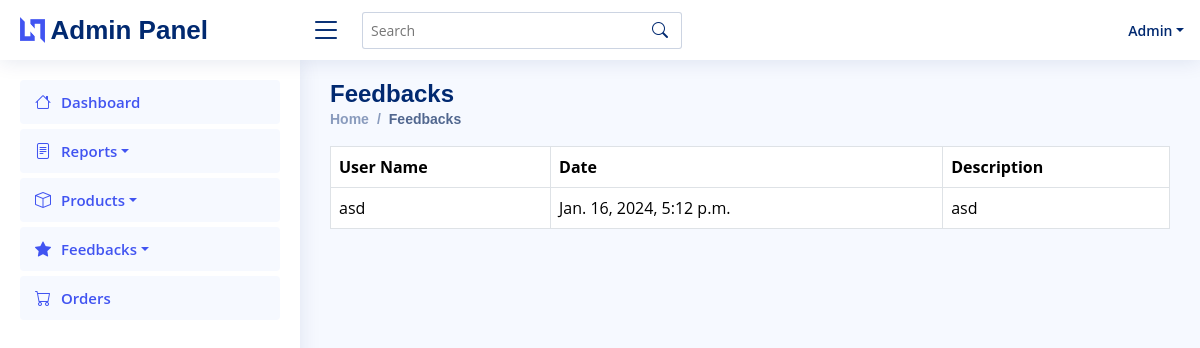
The page /feedback_details/ on the database its author committed.
### finer/models.py (models this page shows, shortened)
class Feedback(models.Model):
    user = models.ForeignKey(User, on_delete=models.CASCADE)
    date = models.DateTimeField(default=timezone.now)
    text = models.TextField()

class User(models.Model):
    name = models.CharField(max_length=255)
    email = models.EmailField(unique=True)
    username = models.CharField(max_length=255, unique=True)
    password = models.CharField(max_length=255)

### finer/views.py (the view)
# urls.py: path('feedback_details/', views.feedback_details, name='feedback_details'),
def feedback_details(request):
    feedbacks = Feedback.objects.all()
    return render(request, 'feedback.html', {'feedbacks': feedbacks})
    return redirect('user_home')

### finer/templates/feedback.html (shortened to what this page needs)
{% load static %}
<!DOCTYPE html>
<html lang="en">
<head>
<link href="{% static 'assets/vendor/bootstrap/css/bootstrap.min.css' %}" rel="stylesheet">
<link href="{% static 'assets/vendor/bootstrap-icons/bootstrap-icons.css' %}" rel="stylesheet">
<link href="{% static 'assets/vendor/boxicons/css/boxicons.min.css' %}" rel="stylesheet">
<link href="{% static 'assets/vendor/quill/quill.snow.css' %}" rel="stylesheet">
<link href="{% static 'assets/vendor/quill/quill.bubble.css' %}" rel="stylesheet">
<link href="{% static 'assets/vendor/remixicon/remixicon.css' %}" rel="stylesheet">
<link href="{% static 'assets/vendor/simple-datatables/style.css' %}" rel="stylesheet">
<link href="{% static 'assets/css/style.css' %}" rel="stylesheet">
</head>
<body>
  <header id="header" class="header fixed-top d-flex align-items-center">
    <div class="d-flex align-items-center justify-content-between">
      <a href="index.html" class="logo d-flex align-items-center">
        <img src="{% static 'assets/img/logo.png' %}" alt="">
        <span class="d-none d-lg-block">Admin Panel </span>
      </a>
      <i class="bi bi-list toggle-sidebar-btn"></i>
    </div>
    <div class="search-bar">
      <form class="search-form d-flex align-items-center" method="POST" action="#">
        <input type="text" name="query" placeholder="Search" title="Enter search keyword">
        <button type="submit" title="Search"><i class="bi bi-search"></i></button>
      </form>
    </div>
    <nav class="header-nav ms-auto">
      <ul class="d-flex align-items-center">
        <li class="nav-item dropdown">
        <li class="nav-item dropdown pe-3">
          <a class="nav-link nav-profile d-flex align-items-center pe-0" href="#" data-bs-toggle="dropdown">
            <span class="d-none d-md-block dropdown-toggle ps-2">Admin</span>
          </a>
        </li>
      </ul>
    </nav>
  </header>
  <aside id="sidebar" class="sidebar">
    <ul class="sidebar-nav" id="sidebar-nav">
    <li class="nav-item">
  <a class="nav-link" href="{%url 'admin_home' %}">
    <i class="bi bi-house"></i>
    <span>Dashboard</span>
  </a>
</li>
<li class="nav-item">
  <a class="nav-link dropdown-toggle" href="#" role="button" data-bs-toggle="dropdown" aria-haspopup="true" aria-expanded="false">
    <i class="bi bi-file-text"></i>
    <span>Reports</span>
  </a>
</li>
<li class="nav-item">
  <a class="nav-link dropdown-toggle" href="#" role="button" data-bs-toggle="dropdown" aria-haspopup="true" aria-expanded="false" id="products-link">
    <i class="bi bi-box"></i>
    <span>Products</span>
  </a>
</li>
<li class="nav-item">
  <a class="nav-link dropdown-toggle" href="#" role="button" data-bs-toggle="dropdown" aria-haspopup="true" aria-expanded="false" id="products-link">
    <i class="bi bi-star-fill"></i>
    <span>Feedbacks</span>
  </a>
</li>
<li class="nav-item">
  <a class="nav-link" href="{% url 'view_orders' %}">
    <i class="bi bi-cart"></i>
    <span>Orders</span>
  </a>
</li>
  </aside>
  <main id="main" class="main">
  <div class="pagetitle">
    <h1>Feedbacks</h1>
    <nav>
      <ol class="breadcrumb">
        <li class="breadcrumb-item"><a href="{% url 'admin_home' %}">Home</a></li>
        <li class="breadcrumb-item active">Feedbacks</li>
      </ol>
    </nav>
  </div>
  <section class="section orders">
    <div class="row">
      <div class="col-lg-12">
        <div class="table-responsive">
          <table class="table table-bordered">
            <thead>
              <tr>
                <th>User Name</th>
                <th>Date</th>
                <th>Description</th>
              </tr>
            </thead>
            <tbody>
              {% for feedback in feedbacks %}
              <tr>
                <td>{{ feedback.user.username }}</td>
                <td>{{ feedback.date }}</td>
                <td>{{ feedback.text }}</td>
              </tr>
              {% endfor %}
            </tbody>
          </table>
        </div>
      </section>
    </main>
</body>
</html>

### finer/static/assets/css/style.css (style rules this page uses)
:root { scroll-behavior: smooth; }
body { font-family: "Open Sans", sans-serif; background: #f6f9ff; color: #444444; }
a { color: #4154f1; text-decoration: none; }
h1, h2, h3, h4, h5, h6 { font-family: "Nunito", sans-serif; }
#main { margin-top: 60px; padding: 20px 30px; transition: all 0.3s; }
.pagetitle { margin-bottom: 10px; }
.pagetitle h1 { font-size: 24px; margin-bottom: 0; font-weight: 600; color: #012970; }
.breadcrumb { font-size: 14px; font-family: "Nunito", sans-serif; color: #899bbd; font-weight: 600; }
.breadcrumb a { color: #899bbd; transition: 0.3s; }
.breadcrumb .breadcrumb-item::before { color: #899bbd; }
.breadcrumb .active { color: #51678f; font-weight: 600; }
.logo { line-height: 1; }
@media (min-width: 1200px) { .logo { width: 280px; } }
.logo img { max-height: 26px; margin-right: 6px; }
.logo span { font-size: 26px; font-weight: 700; color: #012970; font-family: "Nunito", sans-serif; }
.header { transition: all 0.5s; z-index: 997; height: 60px; box-shadow: 0px 2px 20px rgba(1, 41, 112, 0.1); background-color: #fff; padding-left: 20px; }
.header .toggle-sidebar-btn { font-size: 32px; padding-left: 10px; cursor: pointer; color: #012970; }
.header .search-bar { min-width: 360px; padding: 0 20px; }
.header .search-form { width: 100%; }
.header .search-form input { border: 0; font-size: 14px; color: #012970; border: 1px solid rgba(1, 41, 112, 0.2); padding: 7px 38px 7px 8px; border-radius: 3px; transition: 0.3s; width: 100%; }
.header .search-form button { border: 0; padding: 0; margin-left: -30px; background: none; }
.header .search-form button i { color: #012970; }
.header-nav ul { list-style: none; }
.header-nav>ul { margin: 0; padding: 0; }
.header-nav .nav-profile { color: #012970; }
.header-nav .nav-profile span { font-size: 14px; font-weight: 600; }
.sidebar { position: fixed; top: 60px; left: 0; bottom: 0; width: 300px; z-index: 996; transition: all 0.3s; padding: 20px; overflow-y: auto; scrollbar-width: thin; scrollbar-color: #aab7cf transparent; box-shadow: 0px 0px 20px rgba(1, 41, 112, 0.1); background-color: #fff; }
@media (min-width: 1200px) { #main, #footer { margin-left: 300px; } }
.sidebar-nav { padding: 0; margin: 0; list-style: none; }
.sidebar-nav li { padding: 0; margin: 0; list-style: none; }
.sidebar-nav .nav-item { margin-bottom: 5px; }
.sidebar-nav .nav-link { display: flex; align-items: center; font-size: 15px; font-weight: 600; color: #4154f1; transition: 0.3; background: #f6f9ff; padding: 10px 15px; border-radius: 4px; }
.sidebar-nav .nav-link i { font-size: 16px; margin-right: 10px; color: #4154f1; }

### rows shown on the page
Feedback: user.username "asd", date "Jan. 16, 2024, 5:12 p.m.", text "asd"
